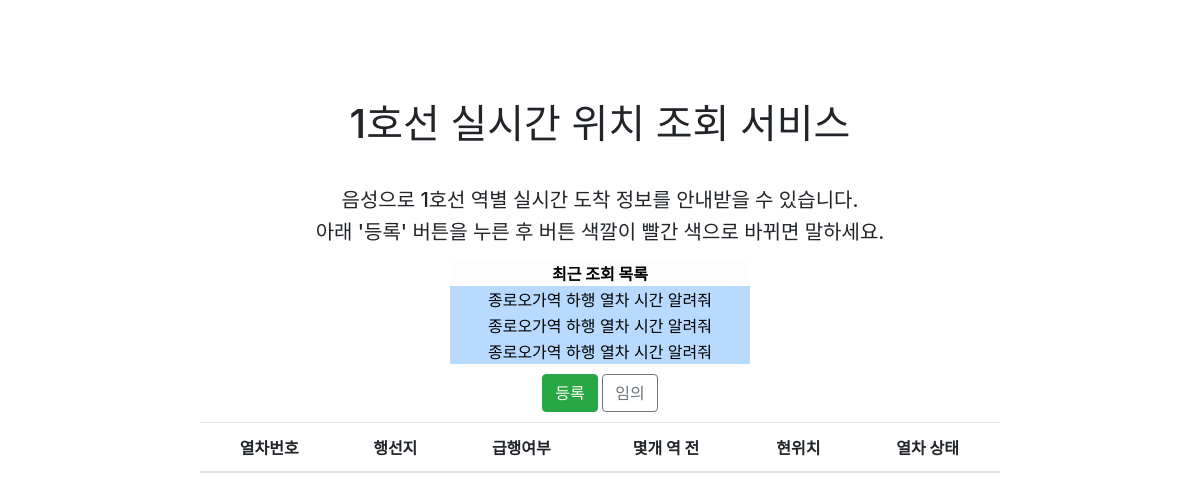
Before: / with the older database file.
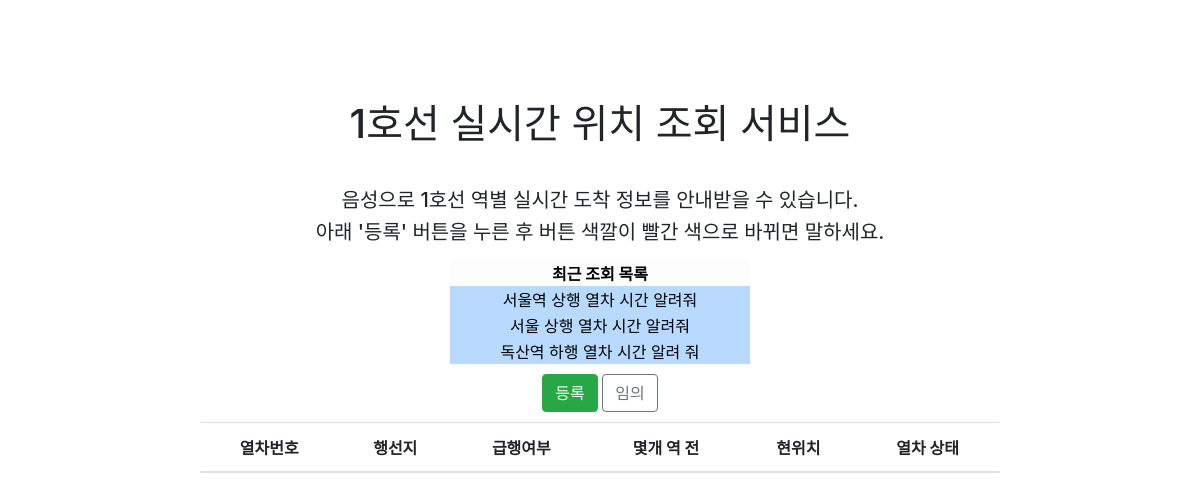
After: the same page with the newer database file.
### pybo/models.py (models this page shows)
class Question(db.Model):
    id = db.Column(db.Integer, primary_key=True)
    input = db.Column(db.String(200), nullable=False)
    station = db.Column(db.String(200), nullable=True)
    direction = db.Column(db.String(200), nullable=True)
    create_date = db.Column(db.DateTime(), nullable=True)
    success = db.Column(db.Integer, nullable=True)

### pybo/views/main_views.py (the view)
@bp.route('/')
def index():
    question_list = Question.query.order_by(Question.create_date.desc())
    question_list = question_list[:3]
    return render_template('stt_record.html', question_list=question_list)

### pybo/templates/stt_record.html (shortened to what this page needs)
<link rel="stylesheet" href="{{ url_for('static', filename='bootstrap.min.css') }}">
    <head>
        <link rel="stylesheet" href="https://maxcdn.bootstrapcdn.com/bootstrap/4.0.0/css/bootstrap.min.css"
>
    </head>
    <body>
        <div class = "wrap text-center">
            <figure class="text-center">
                <blockquote class="blockquote">
                  <h1>1호선 실시간 위치 조회 서비스</h1>
                </blockquote>
                <br>
                <blockquote class="blockquote">
                    <h5>음성으로 1호선 역별 실시간 도착 정보를 안내받을 수 있습니다.</h5>
                    <h5>아래 '등록' 버튼을 누른 후 버튼 색깔이 빨간 색으로 바뀌면 말하세요.</h5>
                </blockquote>
            </figure>
            <table class="mytable table-light text-center">
                <thead>
                    <tr>
                        <th scope="col">최근 조회 목록</th>
                    </tr>
                </thead>
                <tbody>
                    {% if question_list %}
                    {% for question in question_list %}
                        <tr class="table-primary">
                            <td>{{ question.input }}</td>
                    {% endfor %}
                    {% else %}
                        <tr class="table-primary">
                            <td>조회 기록이 없습니다.</td>
                    {% endif %}
                </tbody>
            </table>
            <button id="naebtn" onclick="myposting()" class="btn mybtn btn-success" type="button">등록</button>
            <button id="naebtn2" onclick="mygara()" class="btn mybtn btn-outline-secondary" type="button">임의</button>
            <div class="table-responsive">
                <table class="table align-middle text-center">
                    <thead>
                    <tr>
                        <th scope="col" class="w-20">열차번호</th>
                        <th scope="col" class="w-20">행선지</th>
                        <th scope="col" class="w-20">급행여부</th>
                        <th scope="col" class="w-20">몇개 역 전</th>
                        <th scope="col" class="w-20">현위치</th>
                        <th scope="col" class="w-20">열차 상태</th>
                    </tr>
                    </thead>
                </table>
            </div>
        </div>
    </body>

### pybo/templates/stt_record.html (style rules this page uses)
.wrap { margin : 100px auto auto auto; width : 800px; }
.mytable { margin: 10px auto 10px auto; padding: 30px; width: 300px; }
.mybtn { margin-bottom: 10px; }

Changed rows visible on the page:
no longer on this page (row unchanged): Question: input "종로오가역 하행 열차 시간 알려줘"
no longer on this page (row unchanged): Question: input "종로오가역 하행 열차 시간 알려줘"
no longer on this page (row unchanged): Question: input "종로오가역 하행 열차 시간 알려줘"
added Question: input "서울역 상행 열차 시간 알려줘"
added Question: input "서울 상행 열차 시간 알려줘"
added Question: input "독산역 하행 열차 시간 알려 줘"
